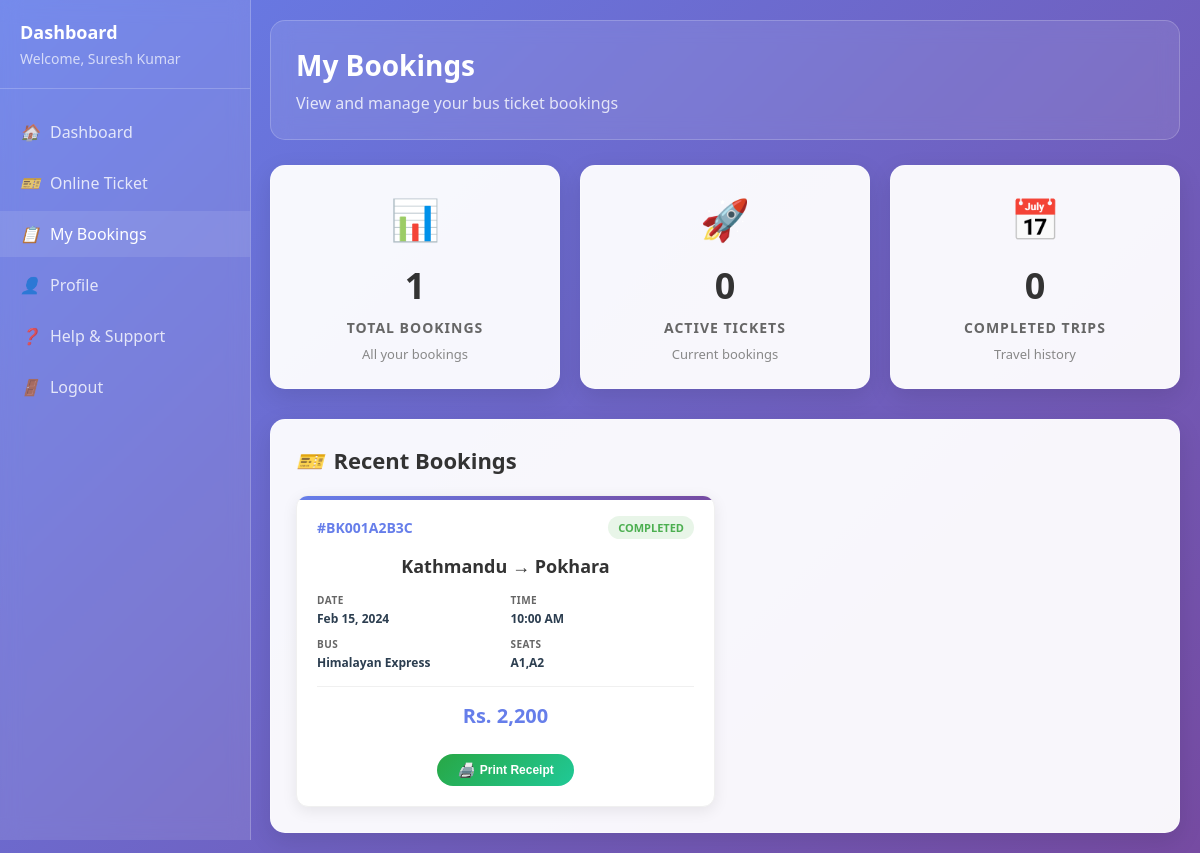
Page /my_bookings_new.php (signed in) on the committed database.
### tables this page shows
CREATE TABLE `users` (
    `id` int(11) NOT NULL AUTO_INCREMENT,
    `username` varchar(50) NOT NULL,
    `name` varchar(100) NOT NULL,
    `phone` varchar(15) NOT NULL UNIQUE,
    `address` text NOT NULL,
    `password_hash` varchar(255) NOT NULL,
    `created_at` timestamp NOT NULL DEFAULT CURRENT_TIMESTAMP,
    `last_login` timestamp NULL DEFAULT NULL,
    `is_active` tinyint(1) NOT NULL DEFAULT 1,
    PRIMARY KEY (`id`),
    UNIQUE KEY `unique_phone` (`phone`),
    KEY `idx_username` (`username`),
    KEY `idx_phone` (`phone`)
);

CREATE TABLE IF NOT EXISTS `payments` (
    `id` int(11) NOT NULL AUTO_INCREMENT,
    `booking_id` varchar(20) NOT NULL,
    `user_id` int(11) NOT NULL,
    `payment_id` varchar(50) NOT NULL UNIQUE,
    `amount` decimal(10,2) NOT NULL,
    `payment_method` enum('esewa','khalti','cash','bank_transfer') NOT NULL,
    `payment_status` enum('pending','completed','failed','refunded') NOT NULL DEFAULT 'pending',
    `transaction_id` varchar(100) DEFAULT NULL,
    `payment_gateway_response` text DEFAULT NULL,
    `payment_date` timestamp NULL DEFAULT NULL,
    `created_at` timestamp NOT NULL DEFAULT CURRENT_TIMESTAMP,
    `updated_at` timestamp NOT NULL DEFAULT CURRENT_TIMESTAMP ON UPDATE CURRENT_TIMESTAMP,
    PRIMARY KEY (`id`),
    UNIQUE KEY `unique_payment_id` (`payment_id`),
    KEY `idx_booking_id` (`booking_id`),
    KEY `idx_user_id` (`user_id`),
    KEY `idx_payment_status` (`payment_status`),
    KEY `idx_payment_method` (`payment_method`),
    FOREIGN KEY (`user_id`) REFERENCES `users`(`id`) ON DELETE CASCADE,
    FOREIGN KEY (`booking_id`) REFERENCES `bookings`(`booking_id`) ON DELETE CASCADE
);

CREATE TABLE `bookings` (
    `id` int(11) NOT NULL AUTO_INCREMENT,
    `user_id` int(11) NOT NULL,
    `booking_id` varchar(20) NOT NULL UNIQUE,
    `passenger_name` varchar(100) NOT NULL,
    `phone` varchar(15) NOT NULL,
    `from_location` varchar(100) NOT NULL,
    `to_location` varchar(100) NOT NULL,
    `travel_date` date NOT NULL,
    `departure_time` varchar(20) NOT NULL,
    `bus_name` varchar(100) NOT NULL,
    `bus_number` varchar(20) NOT NULL,
    `selected_seats` text NOT NULL,
    `seat_count` int(11) NOT NULL,
    `price_per_seat` decimal(10,2) NOT NULL,
    `total_amount` decimal(10,2) NOT NULL,
    `payment_method` varchar(50) NOT NULL,
    `payment_status` enum('pending','confirmed','failed','refunded') NOT NULL DEFAULT 'pending',
    `booking_status` enum('upcoming','completed','cancelled') NOT NULL DEFAULT 'upcoming',
    `created_at` timestamp NOT NULL DEFAULT CURRENT_TIMESTAMP,
    `updated_at` timestamp NOT NULL DEFAULT CURRENT_TIMESTAMP ON UPDATE CURRENT_TIMESTAMP,
    PRIMARY KEY (`id`),
    UNIQUE KEY `unique_booking_id` (`booking_id`),
    KEY `idx_user_id` (`user_id`),
    KEY `idx_travel_date` (`travel_date`),
    KEY `idx_booking_status` (`booking_status`),
    KEY `idx_payment_status` (`payment_status`),
    KEY `idx_bus_number` (`bus_number`),
    FOREIGN KEY (`user_id`) REFERENCES `users`(`id`) ON DELETE CASCADE
);

### my_bookings_new.php (the view, shortened to what this page needs)
<?php
try {
    $pdo = getDBConnection();
    $stmt = $pdo->prepare("SELECT name, username FROM users WHERE id = ?");
    $stmt->execute([$_SESSION['user_id']]);
    $user = $stmt->fetch();
    $stmt = $pdo->prepare("SELECT COUNT(*) as total FROM bookings WHERE user_id = ?");
    $stmt->execute([$_SESSION['user_id']]);
    $totalBookings = $stmt->fetch()['total'];
    $stmt = $pdo->prepare("SELECT COUNT(*) as upcoming FROM bookings WHERE user_id = ? AND booking_status = 'upcoming' AND travel_date >= CURDATE()");
    $stmt->execute([$_SESSION['user_id']]);
    $upcomingBookings = $stmt->fetch()['upcoming'];
    $stmt = $pdo->prepare("SELECT COUNT(*) as completed FROM bookings WHERE user_id = ? AND booking_status = 'confirmed'");
    $stmt->execute([$_SESSION['user_id']]);
    $completedBookings = $stmt->fetch()['completed'];
    $stmt = $pdo->prepare("
        SELECT b.*, p.payment_status as payment_status_actual, p.payment_method as payment_method_actual, p.payment_date
        FROM bookings b
        LEFT JOIN payments p ON b.booking_id = p.booking_id
        WHERE b.user_id = ?
        ORDER BY
            CASE
                WHEN b.payment_status = 'pending' THEN 1
                WHEN b.booking_status = 'refund_requested' THEN 2
                WHEN b.payment_status = 'confirmed' THEN 3
                ELSE 4
            END,
            b.created_at DESC
        LIMIT 15
    ");
    $stmt->execute([$_SESSION['user_id']]);
    $recentBookings = $stmt->fetchAll();
} catch (Exception $e) {
    error_log("Error fetching bookings: " . $e->getMessage());
    $totalBookings = 0;
    $upcomingBookings = 0;
    $completedBookings = 0;
    $recentBookings = [];
}
?>
<!DOCTYPE html>
<html lang="en">
<head>
</head>
<body>
    <div class="sidebar">
        <div class="sidebar-header">
            <div class="sidebar-title">Dashboard</div>
            <div class="sidebar-subtitle">Welcome, <?php echo htmlspecialchars($user['name'] ?? 'User'); ?></div>
        </div>
        <ul class="sidebar-nav">
            <li><a href="dashboard1.php"><i>🏠</i> Dashboard</a></li>
            <li><a href="online_ticket.php"><i>🎫</i> Online Ticket</a></li>
            <li><a href="my_bookings_new.php" class="active"><i>📋</i> My Bookings</a></li>
            <li><a href="profile.php"><i>👤</i> Profile</a></li>
            <li><a href="help_support.php"><i>❓</i> Help & Support</a></li>
            <li><a href="logout.php"><i>🚪</i> Logout</a></li>
        </ul>
    </div>
    <div class="main-content">
        <div class="page-header">
            <h1 class="page-title">My Bookings</h1>
            <p class="page-subtitle">View and manage your bus ticket bookings</p>
        </div>
        <div class="stats-grid">
            <div class="stat-card">
                <div class="stat-icon">📊</div>
                <div class="stat-number"><?php echo $totalBookings; ?></div>
                <div class="stat-label">Total Bookings</div>
                <div class="stat-description">All your bookings</div>
            </div>
            <div class="stat-card">
                <div class="stat-icon">🚀</div>
                <div class="stat-number"><?php echo $upcomingBookings; ?></div>
                <div class="stat-label">Active Tickets</div>
                <div class="stat-description">Current bookings</div>
            </div>
            <div class="stat-card">
                <div class="stat-icon">📅</div>
                <div class="stat-number"><?php echo $completedBookings; ?></div>
                <div class="stat-label">Completed Trips</div>
                <div class="stat-description">Travel history</div>
            </div>
        </div>
        <div class="bookings-section">
            <h2 class="section-title">
                <i>🎫</i>
                Recent Bookings
            </h2>
            <?php if (!empty($recentBookings)): ?>
            <div class="bookings-grid">
                <?php foreach ($recentBookings as $booking): ?>
                <div class="booking-card" data-booking-id="<?php echo $booking['booking_id']; ?>">
                    <div class="booking-header">
                        <div class="booking-id">#<?php echo htmlspecialchars($booking['booking_id']); ?></div>
                        <div class="booking-status status-<?php
                            $display_status = $booking['payment_status_actual'] ?? $booking['payment_status'];
                            $booking_status = $booking['booking_status'];
                            if ($display_status == 'completed' || $display_status == 'confirmed') echo 'completed';
                            elseif ($display_status == 'refunded') echo 'refunded';
                            elseif ($display_status == 'refund_pending' || $booking_status == 'refund_requested') echo 'refund_requested';
                            elseif ($booking_status == 'cancelled') echo 'cancelled';
                            elseif ($display_status == 'pending') echo 'pending';
                            else echo 'pending';
                        ?>">
                            <?php
                            if ($display_status == 'completed' || $display_status == 'confirmed') echo 'COMPLETED';
                            elseif ($display_status == 'refunded') echo 'REFUNDED';
                            elseif ($display_status == 'refund_pending' || $booking_status == 'refund_requested') echo 'REFUND REQUESTED';
                            elseif ($booking_status == 'cancelled') echo 'CANCELLED';
                            elseif ($display_status == 'pending') echo 'PENDING';
                            else echo 'PENDING';
                            ?>
                        </div>
                    </div>
                    <div class="booking-route">
                        <?php echo htmlspecialchars($booking['from_location']); ?> → <?php echo htmlspecialchars($booking['to_location']); ?>
                    </div>
                    <div class="booking-details">
                        <div class="detail-item">
                            <div class="detail-label">Date</div>
                            <div class="detail-value"><?php echo date('M d, Y', strtotime($booking['travel_date'])); ?></div>
                        </div>
                        <div class="detail-item">
                            <div class="detail-label">Time</div>
                            <div class="detail-value"><?php echo htmlspecialchars($booking['departure_time']); ?></div>
                        </div>
                        <div class="detail-item">
                            <div class="detail-label">Bus</div>
                            <div class="detail-value"><?php echo htmlspecialchars($booking['bus_name']); ?></div>
                        </div>
                        <div class="detail-item">
                            <div class="detail-label">Seats</div>
                            <div class="detail-value"><?php echo htmlspecialchars($booking['selected_seats']); ?></div>
                        </div>
                    </div>
                    <div class="booking-price">
                        Rs. <?php echo number_format($booking['total_amount'], 0); ?>
                    </div>
                    <?php
                    $payment_status = $booking['payment_status_actual'] ?? $booking['payment_status'];
                    $booking_status = $booking['booking_status'];
                    if (($payment_status == 'confirmed' || $payment_status == 'completed') &&
                        ($booking_status != 'cancelled' && $payment_status != 'refunded')):
                    ?>
                    <div class="receipt-section">
                        <button class="receipt-btn" onclick="printReceipt('<?php echo $booking['booking_id']; ?>')">
                            <i>🖨️</i> Print Receipt
                        </button>
                    </div>
                    <?php elseif ($payment_status == 'refunded'): ?>
                    <div class="receipt-section">
                    </div>
                    <?php endif; ?>
                </div>
                <?php endforeach; ?>
            </div>
            <?php endif; ?>
        </div>
    </div>
</body>
</html>

### rows in the picture
users: name "Suresh Kumar"
payments: bookings.booking_id "BK001A2B3C", payment_status "COMPLETED", bookings.from_location "Kathmandu", bookings.to_location "Pokhara", bookings.travel_date "Feb 15, 2024", bookings.departure_time "10:00 AM", bookings.bus_name "Himalayan Express", bookings.selected_seats "A1,A2", bookings.total_amount "2,200"

### other values in the picture
$totalBookings "1"
$upcomingBookings "0"
$completedBookings "0"
